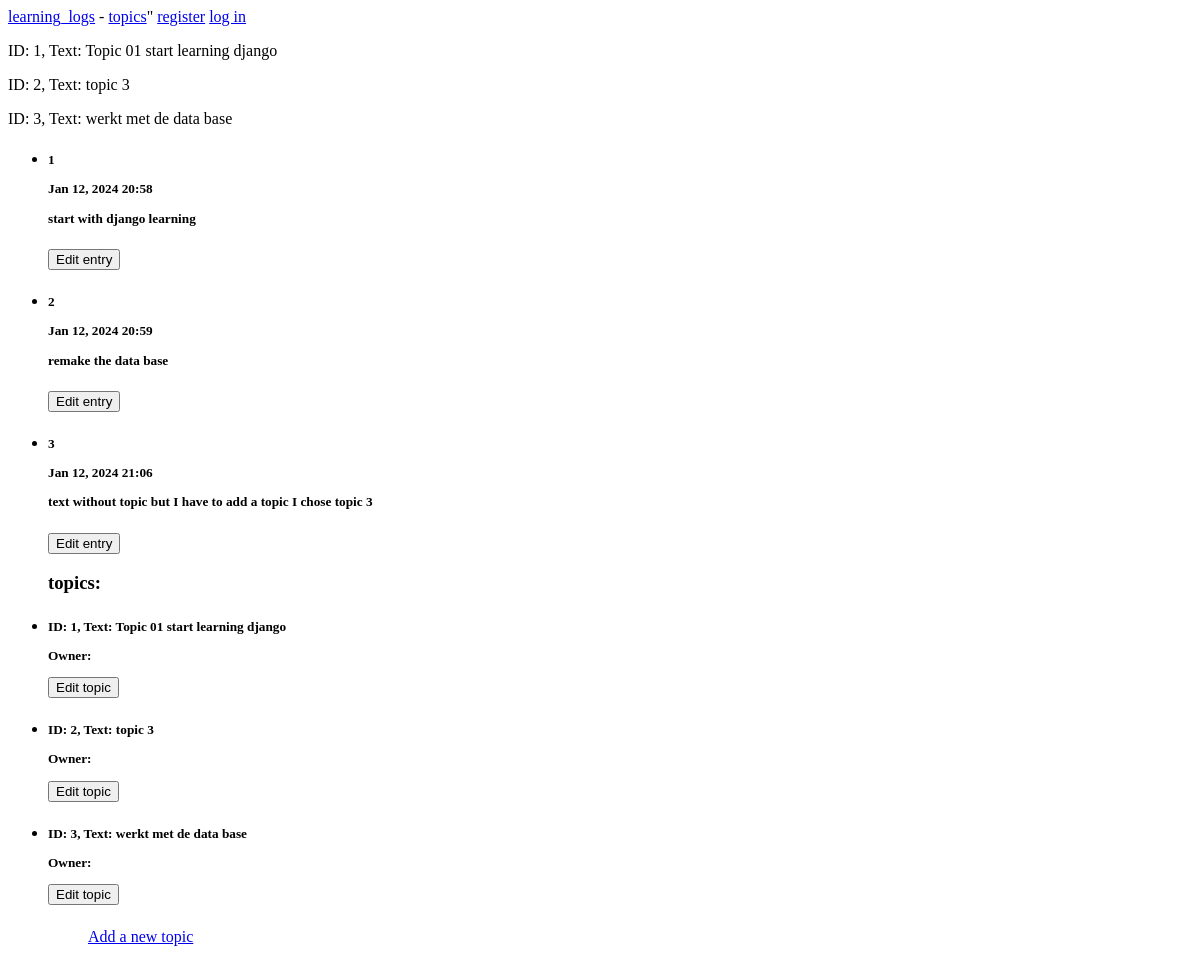
The app's page /topics/, older data.
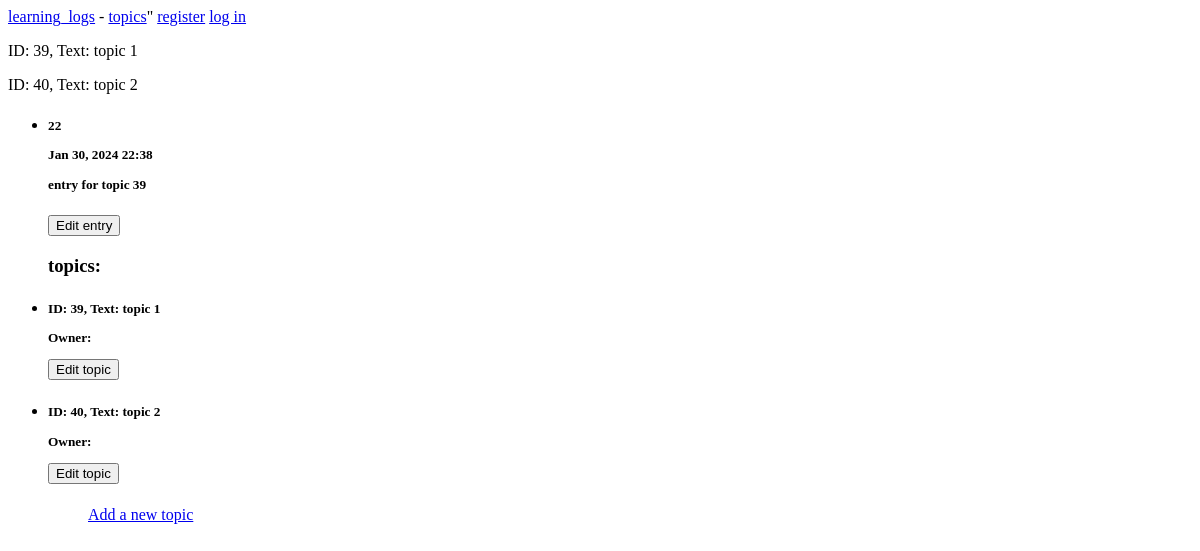
The same page, newer data.
### learning_logs/models.py (models this page shows, shortened)
class Topic(models.Model):
    text = models.CharField(max_length=200)
    date_added = models.DateTimeField(auto_now_add=True)

class Entry(models.Model):
    topic = models.ForeignKey(Topic, on_delete=models.CASCADE)
    text = TextField(max_length=200)  # Using the custom TextField
    date_added = models.DateTimeField(auto_now_add=True)
    class Meta:
        verbose_name_plural = 'entries'

### learning_logs/views.py (the view)
# urls.py: url(r'^topics/$', views.topics, name='topics'),
def topics(request):
    topics = Topic.objects.order_by('date_added')  # Use a different variable name
    entries = Entry.objects.all()
    return render(request, 'learning_logs/topics.html', {'topics': topics, 'entries': entries})

### learning_logs/templates/learning_logs/topics.html (shortened to what this page needs)
{% extends "learning_logs/base.html" %}
{% block content %}
 <ul>
       {% for entry in entries %}
     <li>
      <h5>
      <p>{{ entry.id }}</p>
      <p>{{ entry.date_added|date:'M d, Y H:i' }}</p>
      <p>{{ entry.text|linebreaks }}</p>
      </h5>
     </li>
     <form action="{% url 'learning_logs:edit_entry' entry.id              %}" method="post">
       <button type="submit">Edit entry</button>
     </form>
     {% empty %}
     <li>
       There are no entries for this topic yet.
      <li>
     {% endfor %}
<h3>
<p>topics: {{ topic }}</p>
</h3>
{% for topic in topics %}
<li>
  <h5>
      <p>ID: {{ topic.id }}, Text: {{ topic.text }}</p>
    <p>Owner: {{ topic.owner.username }}</p>
      <form action="{% url 'learning_logs:topic' topic.id              %}" method="post">
        <button type="submit">Edit topic</button>
      </form>
  </h5>
</li>
{% empty %}
  <li>
    <h5>
    There are no entries for this topic yet.
    </h5>
  <li>
{% endfor %}
<ul>
<a href="{% url 'learning_logs:new_topic' %}">Add a new topic</a>
{% endblock content %}

### learning_logs/templates/learning_logs/base.html
<p>
<a href="{% url 'learning_logs:index' %}">learning_logs</a>
-
<a href="{% url 'learning_logs:topics'  %}">topics</a>"
{% if user.is_authenticated %}
    Hello, {{ user.username }}
    <a href="{% url 'users:logout' %}">log out</a>
{% else %}
    <a href="{% url 'users:register' %}">register</a>
    <a href="{% url 'users:login' %}">log in</a>
 {% endif %}
<p>
{% for topic in topics %}
    <p>ID: {{ topic.id }}, Text: {{ topic.text }}</p>
{% endfor %}
{% block content %}
 {% endblock content %}

Row changes from the older to the newer data that the page shows:
removed Topic: id "1", text "Topic 01 start learning django"
removed Topic: id "2", text "topic 3"
removed Topic: id "3", text "werkt met de data base"
removed Entry: id "1", date_added "Jan 12, 2024 20:58", text "start with django learning"
removed Entry: id "2", date_added "Jan 12, 2024 20:59", text "remake the data base"
removed Entry: id "3", date_added "Jan 12, 2024 21:06", text "text without topic but I have to add a topic I chose topic 3"
added Topic: id "39", text "topic 1"
added Topic: id "40", text "topic 2"
added Entry: id "22", date_added "Jan 30, 2024 22:38", text "entry for topic 39"
